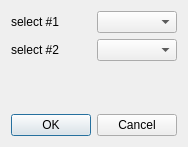
<?xml version="1.0" encoding="UTF-8"?>
<ui version="4.0">
 <class>TwoCombosDialog</class>
 <widget class="QDialog" name="TwoCombosDialog">
  <property name="geometry">
   <rect>
    <x>0</x>
    <y>0</y>
    <width>184</width>
    <height>147</height>
   </rect>
  </property>
  <property name="windowTitle">
   <string>Dialog</string>
  </property>
  <layout class="QVBoxLayout" name="verticalLayout">
   <item>
    <layout class="QGridLayout" name="gridLayout">
     <item row="0" column="0">
      <widget class="QLabel" name="label1">
       <property name="text">
        <string>select #1</string>
       </property>
      </widget>
     </item>
     <item row="0" column="1">
      <widget class="QComboBox" name="comboBox1"/>
     </item>
     <item row="1" column="0">
      <widget class="QLabel" name="label2">
       <property name="text">
        <string>select #2</string>
       </property>
      </widget>
     </item>
     <item row="1" column="1">
      <widget class="QComboBox" name="comboBox2"/>
     </item>
    </layout>
   </item>
   <item>
    <spacer name="verticalSpacer">
     <property name="orientation">
      <enum>Qt::Vertical</enum>
     </property>
     <property name="sizeHint" stdset="0">
      <size>
       <width>20</width>
       <height>40</height>
      </size>
     </property>
    </spacer>
   </item>
   <item>
    <widget class="QDialogButtonBox" name="buttonBox">
     <property name="orientation">
      <enum>Qt::Horizontal</enum>
     </property>
     <property name="standardButtons">
      <set>QDialogButtonBox::Cancel|QDialogButtonBox::Ok</set>
     </property>
    </widget>
   </item>
  </layout>
 </widget>
 <resources/>
 <connections>
  <connection>
   <sender>buttonBox</sender>
   <signal>accepted()</signal>
   <receiver>TwoCombosDialog</receiver>
   <slot>accept()</slot>
   <hints>
    <hint type="sourcelabel">
     <x>248</x>
     <y>254</y>
    </hint>
    <hint type="destinationlabel">
     <x>157</x>
     <y>274</y>
    </hint>
   </hints>
  </connection>
  <connection>
   <sender>buttonBox</sender>
   <signal>rejected()</signal>
   <receiver>TwoCombosDialog</receiver>
   <slot>reject()</slot>
   <hints>
    <hint type="sourcelabel">
     <x>316</x>
     <y>260</y>
    </hint>
    <hint type="destinationlabel">
     <x>286</x>
     <y>274</y>
    </hint>
   </hints>
  </connection>
 </connections>
</ui>
